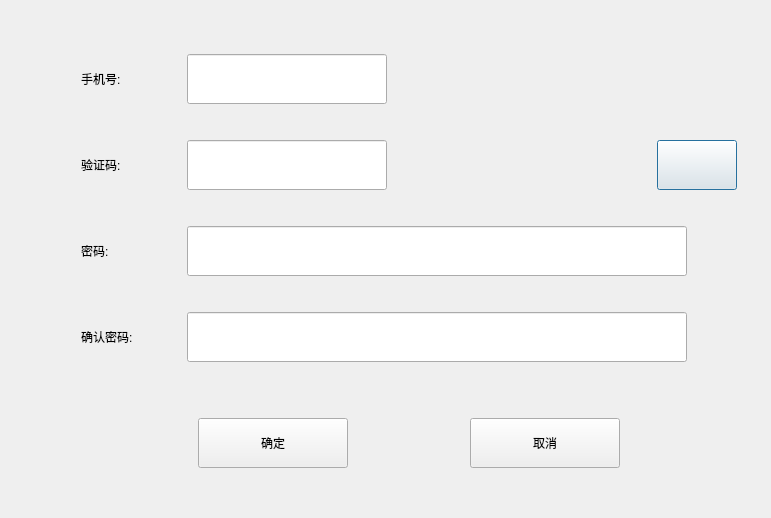
<?xml version="1.0" encoding="UTF-8"?>
<ui version="4.0">
 <class>PasswordRecoveryDialog</class>
 <widget class="QDialog" name="PasswordRecoveryDialog">
  <property name="geometry">
   <rect>
    <x>0</x>
    <y>0</y>
    <width>771</width>
    <height>518</height>
   </rect>
  </property>
  <property name="windowTitle">
   <string>找回密码</string>
  </property>
  <property name="windowIcon">
   <iconset resource="../Resource/icom.qrc">
    <normaloff>:/LoginORegister-Background.webp</normaloff>:/LoginORegister-Background.webp</iconset>
  </property>
  <widget class="QWidget" name="layoutWidget">
   <property name="geometry">
    <rect>
     <x>81</x>
     <y>52</y>
     <width>656</width>
     <height>420</height>
    </rect>
   </property>
   <layout class="QVBoxLayout" name="verticalLayout">
    <item>
     <layout class="QHBoxLayout" name="horizontalLayout_7">
      <item>
       <layout class="QHBoxLayout" name="horizontalLayout_4">
        <item>
         <widget class="QLabel" name="phoneNumberLabel">
          <property name="minimumSize">
           <size>
            <width>100</width>
            <height>50</height>
           </size>
          </property>
          <property name="maximumSize">
           <size>
            <width>100</width>
            <height>50</height>
           </size>
          </property>
          <property name="sizeIncrement">
           <size>
            <width>100</width>
            <height>50</height>
           </size>
          </property>
          <property name="text">
           <string>手机号:</string>
          </property>
         </widget>
        </item>
        <item>
         <widget class="QLineEdit" name="phoneNumberLineEdit">
          <property name="minimumSize">
           <size>
            <width>200</width>
            <height>50</height>
           </size>
          </property>
          <property name="maximumSize">
           <size>
            <width>200</width>
            <height>50</height>
           </size>
          </property>
         </widget>
        </item>
       </layout>
      </item>
      <item>
       <spacer name="horizontalSpacer">
        <property name="orientation">
         <enum>Qt::Horizontal</enum>
        </property>
        <property name="sizeHint" stdset="0">
         <size>
          <width>40</width>
          <height>20</height>
         </size>
        </property>
       </spacer>
      </item>
     </layout>
    </item>
    <item>
     <widget class="QLabel" name="phoneNumberErrorlabel">
      <property name="minimumSize">
       <size>
        <width>0</width>
        <height>20</height>
       </size>
      </property>
      <property name="maximumSize">
       <size>
        <width>16777215</width>
        <height>20</height>
       </size>
      </property>
      <property name="text">
       <string/>
      </property>
     </widget>
    </item>
    <item>
     <layout class="QHBoxLayout" name="horizontalLayout_3">
      <item>
       <layout class="QHBoxLayout" name="horizontalLayout_2">
        <item>
         <widget class="QLabel" name="captchaLabel">
          <property name="minimumSize">
           <size>
            <width>100</width>
            <height>50</height>
           </size>
          </property>
          <property name="maximumSize">
           <size>
            <width>100</width>
            <height>50</height>
           </size>
          </property>
          <property name="sizeIncrement">
           <size>
            <width>0</width>
            <height>0</height>
           </size>
          </property>
          <property name="text">
           <string>验证码:</string>
          </property>
         </widget>
        </item>
        <item>
         <widget class="QLineEdit" name="captchaLineEdit">
          <property name="minimumSize">
           <size>
            <width>200</width>
            <height>50</height>
           </size>
          </property>
          <property name="maximumSize">
           <size>
            <width>200</width>
            <height>50</height>
           </size>
          </property>
         </widget>
        </item>
        <item>
         <spacer name="horizontalSpacer_4">
          <property name="orientation">
           <enum>Qt::Horizontal</enum>
          </property>
          <property name="sizeHint" stdset="0">
           <size>
            <width>40</width>
            <height>20</height>
           </size>
          </property>
         </spacer>
        </item>
       </layout>
      </item>
      <item>
       <layout class="QHBoxLayout" name="horizontalLayout">
        <item>
         <widget class="QLabel" name="showCaptchaLabel">
          <property name="minimumSize">
           <size>
            <width>150</width>
            <height>50</height>
           </size>
          </property>
          <property name="maximumSize">
           <size>
            <width>150</width>
            <height>50</height>
           </size>
          </property>
          <property name="text">
           <string/>
          </property>
         </widget>
        </item>
        <item>
         <widget class="QPushButton" name="reflushButton">
          <property name="minimumSize">
           <size>
            <width>80</width>
            <height>50</height>
           </size>
          </property>
          <property name="maximumSize">
           <size>
            <width>80</width>
            <height>50</height>
           </size>
          </property>
          <property name="text">
           <string/>
          </property>
          <property name="icon">
           <iconset resource="../Resource/icom.qrc">
            <normaloff>:/refresh.png</normaloff>:/refresh.png</iconset>
          </property>
         </widget>
        </item>
       </layout>
      </item>
     </layout>
    </item>
    <item>
     <widget class="QLabel" name="captchaErrorLabel">
      <property name="minimumSize">
       <size>
        <width>0</width>
        <height>20</height>
       </size>
      </property>
      <property name="maximumSize">
       <size>
        <width>16777215</width>
        <height>20</height>
       </size>
      </property>
      <property name="text">
       <string/>
      </property>
     </widget>
    </item>
    <item>
     <layout class="QHBoxLayout" name="horizontalLayout_5">
      <item>
       <widget class="QLabel" name="passwordLabel">
        <property name="minimumSize">
         <size>
          <width>100</width>
          <height>50</height>
         </size>
        </property>
        <property name="maximumSize">
         <size>
          <width>100</width>
          <height>50</height>
         </size>
        </property>
        <property name="text">
         <string>密码:</string>
        </property>
       </widget>
      </item>
      <item>
       <widget class="QLineEdit" name="passwordLineEdit">
        <property name="minimumSize">
         <size>
          <width>500</width>
          <height>50</height>
         </size>
        </property>
        <property name="maximumSize">
         <size>
          <width>500</width>
          <height>50</height>
         </size>
        </property>
        <property name="echoMode">
         <enum>QLineEdit::Password</enum>
        </property>
       </widget>
      </item>
      <item>
       <spacer name="horizontalSpacer_2">
        <property name="orientation">
         <enum>Qt::Horizontal</enum>
        </property>
        <property name="sizeHint" stdset="0">
         <size>
          <width>40</width>
          <height>20</height>
         </size>
        </property>
       </spacer>
      </item>
     </layout>
    </item>
    <item>
     <widget class="QLabel" name="passwordErrorLabel">
      <property name="minimumSize">
       <size>
        <width>0</width>
        <height>20</height>
       </size>
      </property>
      <property name="maximumSize">
       <size>
        <width>16777215</width>
        <height>20</height>
       </size>
      </property>
      <property name="text">
       <string/>
      </property>
     </widget>
    </item>
    <item>
     <layout class="QHBoxLayout" name="horizontalLayout_6">
      <item>
       <widget class="QLabel" name="confirnPasswordLabel">
        <property name="minimumSize">
         <size>
          <width>100</width>
          <height>50</height>
         </size>
        </property>
        <property name="maximumSize">
         <size>
          <width>100</width>
          <height>50</height>
         </size>
        </property>
        <property name="text">
         <string>确认密码:</string>
        </property>
       </widget>
      </item>
      <item>
       <widget class="QLineEdit" name="confirmPasswordLineEdit">
        <property name="minimumSize">
         <size>
          <width>500</width>
          <height>50</height>
         </size>
        </property>
        <property name="maximumSize">
         <size>
          <width>500</width>
          <height>50</height>
         </size>
        </property>
        <property name="echoMode">
         <enum>QLineEdit::Password</enum>
        </property>
       </widget>
      </item>
      <item>
       <spacer name="horizontalSpacer_3">
        <property name="orientation">
         <enum>Qt::Horizontal</enum>
        </property>
        <property name="sizeHint" stdset="0">
         <size>
          <width>40</width>
          <height>20</height>
         </size>
        </property>
       </spacer>
      </item>
     </layout>
    </item>
    <item>
     <widget class="QLabel" name="confirmPasswordErrorLabel">
      <property name="minimumSize">
       <size>
        <width>0</width>
        <height>20</height>
       </size>
      </property>
      <property name="maximumSize">
       <size>
        <width>16777215</width>
        <height>20</height>
       </size>
      </property>
      <property name="text">
       <string/>
      </property>
     </widget>
    </item>
    <item>
     <spacer name="verticalSpacer">
      <property name="orientation">
       <enum>Qt::Vertical</enum>
      </property>
      <property name="sizeType">
       <enum>QSizePolicy::Fixed</enum>
      </property>
      <property name="sizeHint" stdset="0">
       <size>
        <width>20</width>
        <height>20</height>
       </size>
      </property>
     </spacer>
    </item>
    <item>
     <layout class="QHBoxLayout" name="OkAndCancelButton">
      <item>
       <spacer name="horizontalSpacer_14">
        <property name="orientation">
         <enum>Qt::Horizontal</enum>
        </property>
        <property name="sizeHint" stdset="0">
         <size>
          <width>40</width>
          <height>20</height>
         </size>
        </property>
       </spacer>
      </item>
      <item>
       <widget class="QPushButton" name="okButton">
        <property name="minimumSize">
         <size>
          <width>150</width>
          <height>50</height>
         </size>
        </property>
        <property name="maximumSize">
         <size>
          <width>150</width>
          <height>50</height>
         </size>
        </property>
        <property name="text">
         <string>确定</string>
        </property>
       </widget>
      </item>
      <item>
       <spacer name="horizontalSpacer_13">
        <property name="orientation">
         <enum>Qt::Horizontal</enum>
        </property>
        <property name="sizeHint" stdset="0">
         <size>
          <width>40</width>
          <height>20</height>
         </size>
        </property>
       </spacer>
      </item>
      <item>
       <widget class="QPushButton" name="cancelButton">
        <property name="minimumSize">
         <size>
          <width>150</width>
          <height>50</height>
         </size>
        </property>
        <property name="maximumSize">
         <size>
          <width>150</width>
          <height>50</height>
         </size>
        </property>
        <property name="text">
         <string>取消</string>
        </property>
       </widget>
      </item>
      <item>
       <spacer name="horizontalSpacer_15">
        <property name="orientation">
         <enum>Qt::Horizontal</enum>
        </property>
        <property name="sizeHint" stdset="0">
         <size>
          <width>40</width>
          <height>20</height>
         </size>
        </property>
       </spacer>
      </item>
     </layout>
    </item>
   </layout>
  </widget>
 </widget>
 <resources>
  <include location="../Resource/icom.qrc"/>
 </resources>
 <connections/>
</ui>
